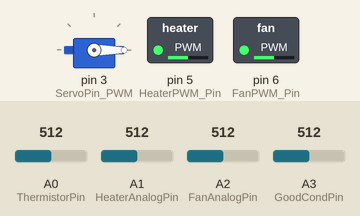
A sketch run on a simulated Arduino Uno, built with avr-gcc and run on an emulated ATmega328P. On the bench: servo, switched loads named in the sketch (green lamp = pin HIGH). Inputs (shaded band) come from the test bench; at power-on: A3 (GoodCondPin) = 512, A0 (ThermistorPin) = 512, A1 (HeaterAnalogPin) = 512, A2 (FanAnalogPin) = 512. Pins used as bus, display or sensor lines are not drawn; what the sketch prints to the serial monitor is not drawn.

Above: at 1.2 s.
1.3 s: A3 (GoodCondPin) set to 523
At 2.35 s:
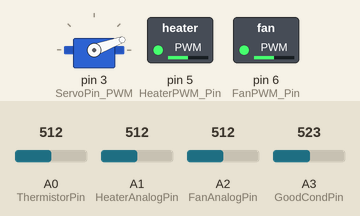
4.3 s: A0 (ThermistorPin) set to 948
7.3 s: A0 (ThermistorPin) set to 975
At 8.1 s:
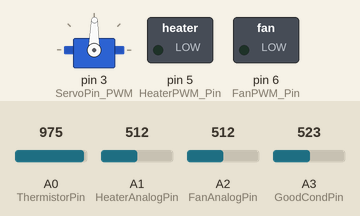
8.8 s: A3 (GoodCondPin) set to 502
11.8 s: A3 (GoodCondPin) set to 522
At 11.8 s:
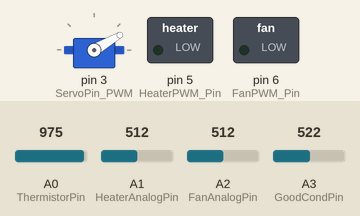
13.3 s: A3 (GoodCondPin) set to 363
At 15.1 s:
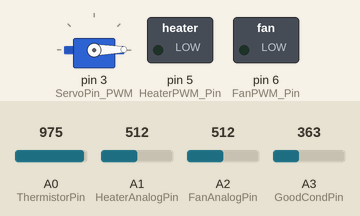
Timing chart, 0 to 16.6 s (numbered marks = the images above; inputs shaded):
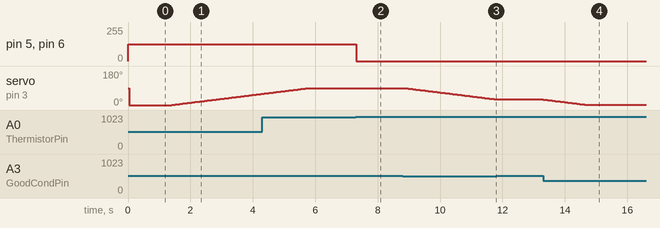

The sketch:

inz.ino
```cpp
#include <Servo.h>
#include <SPI.h>

#define ThermistorPin A0 // thermistor analog input
#define HeaterAnalogPin A1 // heater analog input from Trend 0-10V
#define FanAnalogPin A2 // fan analog input from Trend 0-10V
#define GoodCondPin A3  // good conditions analog input
#define HeaterPWM_Pin 5
#define FanPWM_Pin 6
#define ServoPin_PWM 3
#define DAC_CS_PIN 10 // Chip select pin for DAC

// Temperature read
float B_Value = 3950;
float R1 = 100000;
float T1 = 298.15;
float R2 ;
float T2 ;

float a ;
float b ;
float c ;
float d ;
float e = 2.718281828 ;
float ThermistorReadVal = 0;

// DAC control
int DAC_Val = 0;

// Servo control
int GoodCondReadVal = 0; // analog value of good conditions (0-1023)
Servo myServo;
int ServoPos = 0; // position of servo
bool ServoIsUp = false;
bool ServoIsDown = false;

// Timer
int TimerCounter = 0;

void setup() {
  // Servo control
  Serial.begin(9600);
  myServo.attach(ServoPin_PWM);
  pinMode(ServoPin_PWM, OUTPUT);

  // DAC control
  pinMode(DAC_CS_PIN, OUTPUT);
  digitalWrite(DAC_CS_PIN, HIGH);
  SPI.begin();

  // Heater control
  pinMode(HeaterPWM_Pin, OUTPUT);

  // Fan control
  pinMode(FanPWM_Pin, OUTPUT);

  // Timer
  cli();                      // stop interrupts for till we make the settings
  TCCR2A = 0;                 // Reset entire TCCR1A to 0
  TCCR2B = 0;                 // Reset entire TCCR1B to 0
  TCCR2B |= B00000111;        // set the prescalar to value 1024 by changing the CS10 CS11 and CS12 bits
  TIMSK2 |= B00000010;        // Set OCIE1A to 1 so we enable compare match A
  OCR2A = 255;               // Set the value of register A to 255
  sei();                     // Enable back the interrupts
}

void TemperatureRead()
{
  ThermistorReadVal = analogRead(ThermistorPin);
  R2 = R1 * (1023.0 / ThermistorReadVal - 1.0);

  a = 1 / T1;
  b = log10(R1 / R2);
  c = b / log10(e);
  d = c / B_Value ;
  T2 = 1 / (a - d);

  //      Serial port print to check if values are correct
  //  Serial.print(R2);
  //  Serial.print("      ");
  //  Serial.print(ThermistorReadVal);
  //  Serial.print("      ");
    Serial.print(T2 - 273.15);
    Serial.print(", ");
}

void set_DAC_Voltage(int value)
{
  byte DAC_Register = 0b00110000;
  int temp_2byte_value = 0b0000000011111111;
  byte FirstByte = (value >> 8) | DAC_Register;
  byte SecondByte = value & temp_2byte_value;

  noInterrupts();
  digitalWrite(DAC_CS_PIN, LOW);
  SPI.transfer(FirstByte);
  SPI.transfer(SecondByte);
  digitalWrite(DAC_CS_PIN, HIGH);
  interrupts();
}

float f_map(float x, float in_min, float in_max, float out_min, float out_max)
{
  return (x - in_min) * (out_max - out_min) / (in_max - in_min) + out_min;
}

void ServoControl()
{
  if (GoodCondReadVal > 512)
  {
    ServoIsDown = false;
    if (!ServoIsUp)
    {
      for (ServoPos = 0; ServoPos < 90; ServoPos += 1)
      {
        myServo.write(ServoPos);
        delay(50);
      }
      ServoIsUp = true;
    }
  }
  else
  {
    ServoIsUp = false;
    if (!ServoIsDown)
    {
      for (ServoPos = 90; ServoPos >= 0; ServoPos -= 1)
      {
        myServo.write(ServoPos);
        delay(50);
      }
      ServoIsDown = true;
    }
  }
}

void AnalogToPWM(int analogPin, int PwmPin)
{
  int ReadVal = analogRead(analogPin);
  int PwmVal = map(ReadVal, 0 , 1023, 0 , 255);
  if (analogPin = HeaterAnalogPin && T2 >= 373)
  {
    analogWrite(PwmPin, 0);
  }
  else
  {
    analogWrite(PwmPin, PwmVal);
  }
  //Serial.println(ReadVal);
}

ISR(TIMER2_COMPA_vect)
{
  TCNT2  = 0;                  // set the timer back to 0 so it resets for next interrupt
  TimerCounter++;
  if (TimerCounter >= 3)
  {
    TimerCounter = 0;
    if (GoodCondReadVal > 512)
    {
      if (!ServoIsUp)
      {
        myServo.write(ServoPos);
        ServoPos++;
        if (ServoPos >= 90)
        {
          ServoIsUp = true;
          ServoIsDown = false;
        }
      }
    }
    else
    {
      if (!ServoIsDown)
      {
        myServo.write(ServoPos);
        ServoPos--;
        if (ServoPos <= 0)
        {
          ServoIsDown = true;
          ServoIsUp = false;
        }
      }
    }
  }
}

void loop() {
  TemperatureRead();

  DAC_Val = f_map(T2, 273, 373, 0, 4047); // map temperature from 273-373 (0-100 Celsius deg) to 0-4047
  set_DAC_Voltage(DAC_Val);
  //Serial.println(DAC_Val);

  AnalogToPWM(HeaterAnalogPin, HeaterPWM_Pin);
  AnalogToPWM(FanAnalogPin, FanPWM_Pin);

  GoodCondReadVal = analogRead(GoodCondPin);
  // Serial.println(GoodCondReadVal);

  //ServoControl();

}
```

Measured:
- the behaviour switches between 512 and 513 on A3 (GoodCondPin) (found by bisection; images 0 and 1)
- the behaviour switches between 956 and 957 on A0 (ThermistorPin) (found by bisection; images 1 and 2)
- after the input at 1.3 s, servo on pin 3 (ServoPin_PWM): moves from 0° to 59° over 2.9 s, starting after 0.11 s
- after the input at 7.3 s, pin 5 (HeaterPWM_Pin), pin 6 (FanPWM_Pin): 127/255 → 0/255 at once
- after the input at 11.8 s, servo on pin 3 (ServoPin_PWM): stays 30° (without the input it goes to 29° after 0.03 s)
- after the input at 13.3 s, servo on pin 3 (ServoPin_PWM): moves from 30° to 1° over 1.4 s, starting at once
